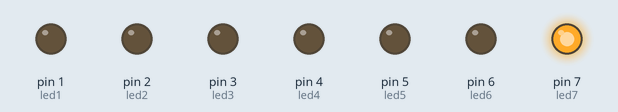
Simulated run of this sketch. Board: Arduino Uno, built with avr-gcc and run on an emulated ATmega328P. Parts: output pins drawn as LEDs (lit = HIGH).

Above: at 0.5 s.
At 2.5 s:
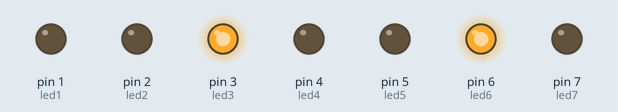
At 3.5 s:
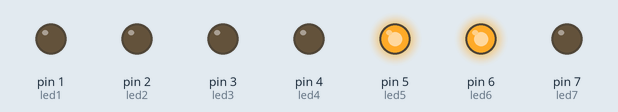
At 5.5 s:
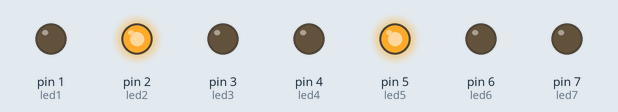
At 8.5 s:
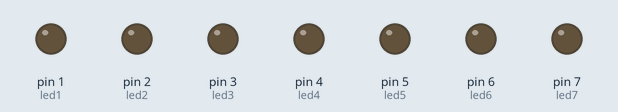
At 11.5 s:
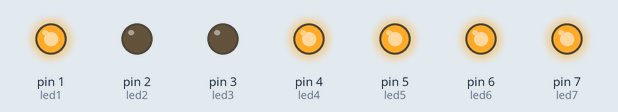
Timing chart, 0 to 13.0 s (numbered marks = the images above):
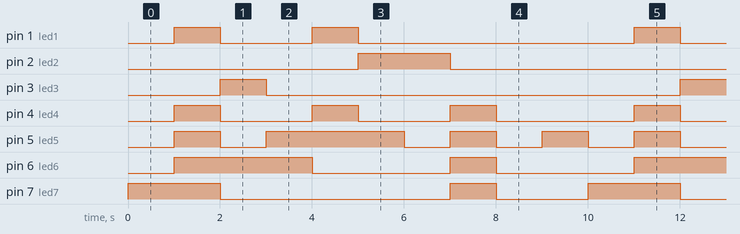

Measured:
- by itself, pin 1 (led1): repeats every 10.0 s: LOW 2.0 s, HIGH 1.0 s, LOW 6.0 s, HIGH 1.0 s
- by itself, pin 2 (led2): alternates HIGH for 2.0 s and LOW for 8.0 s
- by itself, pin 3 (led3): alternates HIGH for 1.0 s and LOW for 9.0 s
- by itself, pin 4 (led4): repeats every 10.0 s: 2 × (LOW 2.0 s, HIGH 1.0 s), LOW 3.0 s, HIGH 1.0 s
- by itself, pin 5 (led5): repeats every 10.0 s: LOW 1.0 s, HIGH 3.0 s, 3 × (LOW 1.0 s, HIGH 1.0 s)
- by itself, pin 6 (led6): repeats every 10.0 s: LOW 3.0 s, HIGH 1.0 s, LOW 3.0 s, HIGH 3.0 s
- by itself, pin 7 (led7): repeats every 10.0 s: LOW 5.0 s, HIGH 1.0 s, LOW 2.0 s, HIGH 2.0 s

The sketch:

_0_9.ino
```cpp
int led1 = 1;
int led2 = 2;
int led3 = 3;
int led4 = 4;
int led5 = 5;
int led6 = 6;
int led7 = 7;

void setup() {
  // put your setup code here, to run once:

pinMode (led1, OUTPUT);
pinMode (led2, OUTPUT);
pinMode (led3, OUTPUT);
pinMode (led4, OUTPUT);
pinMode (led5, OUTPUT);
pinMode (led6, OUTPUT);
pinMode (led7, OUTPUT);
}

void loop() {
//0
PORTD = B10000000;
delay(1000);
//1
PORTD = B11110010;
delay(1000);
//2
PORTD = B01001000;
delay(1000);
//3
PORTD = B01100000;
delay(1000);
//4
PORTD = B00110010;
delay(1000);
//5
PORTD = B00100100;
delay(1000);
//6
PORTD = B00000100;
delay(1000);
//7
PORTD = B11110000;
delay(1000);
//8
PORTD = B00000000;
delay(1000);
//9
PORTD = B00100000;
delay(1000);

}
```
